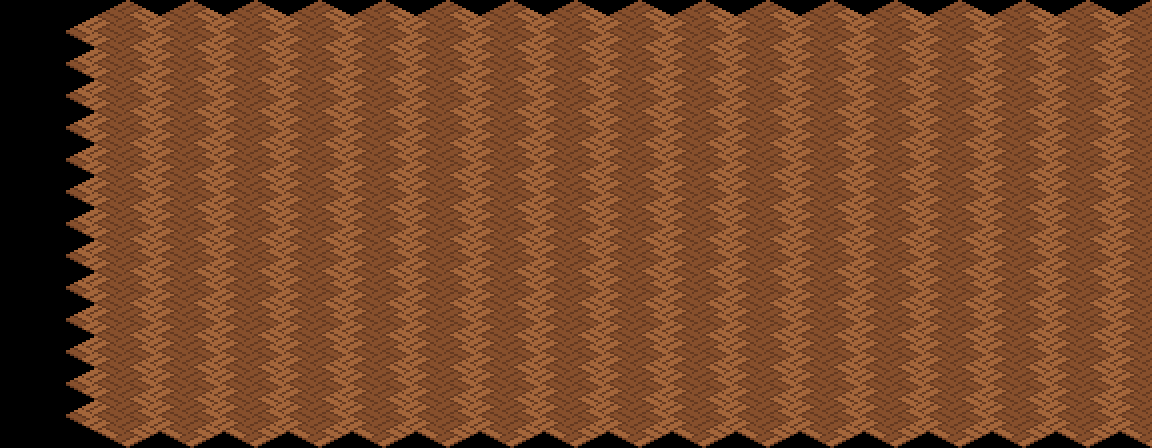

This game map was drawn from its Tiled (.tmx) file and the tilesets committed beside it. A one-line description and the full map source follow:
An orthogonal 18x14 tile map with 64x32 px tiles, 1 tile layer (suelo).

<map version="1.10" orientation="orthogonal" renderorder="right-down" width="18" height="14" tilewidth="64" tileheight="32" infinite="0" nextlayerid="2" nextobjectid="1">
 <tileset firstgid="1" name="terreno_mundo" tilewidth="128" tileheight="64" tile_count="203" columns="8">
  <image source="../textures/../textures/terreno_mundo.png" width="1024" height="1664" />
 </tileset>
 <layer id="1" name="suelo" width="18" height="14">
  <data encoding="csv">
0,0,0,0,0,0,0,0,0,0,0,0,0,0,0,0,0,0,
0,159,159,159,159,159,159,159,159,159,159,159,159,159,159,159,159,159,
0,159,159,159,159,159,159,159,159,159,159,159,159,159,159,159,159,159,
0,159,159,159,159,159,159,159,159,159,159,159,159,159,159,159,159,159,
0,159,159,159,159,159,159,159,159,159,159,159,159,159,159,159,159,159,
0,159,159,159,159,159,159,159,159,159,159,159,159,159,159,159,159,159,
0,159,159,159,159,159,159,159,159,159,159,159,159,159,159,159,159,159,
0,159,159,159,159,159,159,159,159,159,159,159,159,159,159,159,159,159,
0,159,159,159,159,159,159,159,159,159,159,159,159,159,159,159,159,159,
0,159,159,159,159,159,159,159,159,159,159,159,159,159,159,159,159,159,
0,159,159,159,159,159,159,159,159,159,159,159,159,159,159,159,159,159,
0,159,159,159,159,159,159,159,159,159,159,159,159,159,159,159,159,159,
0,159,159,159,159,159,159,159,159,159,159,159,159,159,159,159,159,159,
0,159,159,159,159,159,159,159,159,159,159,159,159,159,159,159,159,159
</data>
 </layer>
</map>
